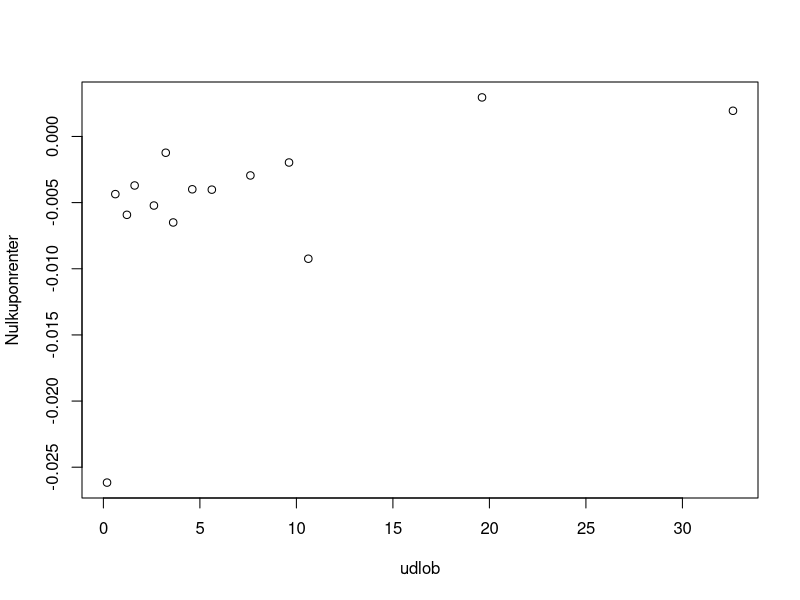

This chart was generated by the following R code:
## ---- chunk 1
library(lubridate)
pris <- c(100.696, 100.426, 101.342, 105.485, 102.04, 102.45, 106.925, 103.7, 134.55, 112.276, 106.150,
          106.811, 111.45, 187.4, 102.104)

kupon <- c(0.01, 0.0025, 0.005, 0.03, 0.0025, 0.0063, 0.015, 0.001, 0.07, 0.0175, 0.005, 0.005,
           0.001, 0.045, 0.0025)

udlob <- c("2020-06-11", "2020-11-15", "2021-06-22", "2021-11-15", "2022-11-15", "2023-06-27",
           "2023-11-15", "2023-11-15", "2024-11-10", "2025-11-15", "2027-11-15", "2029-11-15",
           "2030-11-15", "2039-11-15", "2052-11-15")

obl <- data.frame(udlob, kupon, pris)

colnames(obl) <- c("Udløbsdato", "Kuponrente", "Pris")

rownames(obl) <- c("Foroya Lan JUN20", "Danske stat 2020", "Foroya Lan JUN21", "3St.l. 21 DG",
                   "Danske stat 2022", "Foroya Lan JUN23", "1.5St.l. 23 GB", "DGBI 2023 GB",
                   "7St.l. 24 GB", "Danske stat 2025", "Danske stat 2027", "Danske stat 2029",
                   "DGBi", "4.5St.l 39 GB", "Danske stat 2052")

obl
## ---- chunk 2
termin1 <- c("2020-06-11")
termin2 <- c("2020-11-15")
termin3 <- c("2020-06-22", "2021-06-22")
termin4 <- c("2020-11-15", "2021-11-15")
termin5 <- c("2020-11-15", "2021-11-15", "2022-11-15")
termin6 <- c("2020-06-27", "2021-06-27", "2022-06-27", "2023-06-27")
termin7 <- c("2020-11-15","2021-11-15", "2022-11-15", "2023-11-15")
termin8 <- c("2020-11-15","2021-11-15", "2022-11-15", "2023-11-15")
termin9 <- c("2020-11-10", "2021-11-10", "2022-11-10", "2023-11-10", "2024-11-10")
termin10 <- c("2020-11-15", "2021-11-15", "2022-11-15", "2023-11-15", "2024-11-15","2025-11-15")
termin11 <- c("2020-11-15", "2021-11-15", "2022-11-15", "2023-11-15", "2024-11-15", "2025-11-15",
              "2026-11-15", "2027-11-15")
termin12 <- c("2020-11-15", "2021-11-15", "2022-11-15", "2023-11-15", "2024-11-15", "2025-11-15",
              "2026-11-15", "2027-11-15", "2028-11-15", "2029-11-15")
termin13 <- c("2020-11-15", "2021-11-15", "2022-11-15", "2023-11-15", "2024-11-15", "2025-11-15",
              "2026-11-15", "2027-11-15", "2028-11-15", "2029-11-15", "2030-11-15")
termin14 <- c("2020-11-15", "2021-11-15", "2022-11-15", "2023-11-15", "2024-11-15", "2025-11-15",
              "2026-11-15", "2027-11-15", "2028-11-15", "2029-11-15", "2030-11-15", "2031-11-15",                  "2032-11-15", "2033-11-15", "2034-11-15", "2035-11-15", "2036-11-15", "2037-11-15",
              "2038-11-15", "2039-11-15")
termin15 <- c("2020-11-15", "2021-11-15", "2022-11-15", "2023-11-15", "2024-11-15", "2025-11-15",
              "2026-11-15", "2027-11-15", "2028-11-15", "2029-11-15", "2030-11-15", "2031-11-15",
              "2032-11-15", "2033-11-15", "2034-11-15", "2035-11-15", "2036-11-15", "2037-11-15",                  "2038-11-15", "2039-11-15", "2040-11-15", "2041-11-15", "2042-11-15", "2043-11-15", 
              "2044-11-15", "2045-11-15", "2046-11-15", "2047-11-15", "2048-11-15", "2049-11-15",
              "2050-11-15","2051-11-15", "2052-11-15")
## ---- chunk 3
idag <- c("2020-04-03")

tid1 <- c(time_length(difftime(as.Date(termin1),as.Date(idag)), "years"))
tid2 <- c(time_length(difftime(as.Date(termin2[1]),as.Date(idag)), "years"))
tid3 <- c(time_length(difftime(as.Date(termin3[1]),as.Date(idag)), "years"),
          time_length(difftime(as.Date(termin3[2]),as.Date(idag)), "years"))
tid4 <- c(time_length(difftime(as.Date(termin4[1]),as.Date(idag)), "years"),
          time_length(difftime(as.Date(termin4[2]),as.Date(idag)), "years"))

tid5 <- c(1:length(termin5))
for(i in 1:length(termin5)){
  tid5[i] <- time_length(difftime(as.Date(termin5[i]),as.Date(idag)), "years")
}

tid6 <- c(1:length(termin6))
for(i in 1:length(termin6)){
  tid6[i] <- time_length(difftime(as.Date(termin6[i]),as.Date(idag)), "years")
}

tid7 <- c(1:length(termin7))
for(i in 1:length(termin7)){
  tid7[i] <- time_length(difftime(as.Date(termin7[i]),as.Date(idag)), "years")
}

tid8 <- c(1:length(termin8))
for(i in 1:length(termin8)){
  tid8[i] <- time_length(difftime(as.Date(termin8[i]),as.Date(idag)), "years")
}

tid9 <- c(1:length(termin9))
for(i in 1:length(termin9)){
  tid9[i] <- time_length(difftime(as.Date(termin9[i]),as.Date(idag)), "years")
}

tid10 <- c(1:length(termin10))
for(i in 1:length(termin10)){
  tid10[i] <- time_length(difftime(as.Date(termin10[i]),as.Date(idag)), "years")
}

tid11 <- c(1:length(termin11))
for(i in 1:length(termin11)){
  tid11[i] <- time_length(difftime(as.Date(termin11[i]),as.Date(idag)), "years")
}

tid12 <- c(1:length(termin12))
for(i in 1:length(termin12)){
  tid12[i] <- time_length(difftime(as.Date(termin12[i]),as.Date(idag)), "years")
}

tid13 <- c(1:length(termin13))
for(i in 1:length(termin13)){
  tid13[i] <- time_length(difftime(as.Date(termin13[i]),as.Date(idag)), "years")
}

tid14 <- c(1:length(termin14))
for(i in 1:length(termin14)){
  tid14[i] <- time_length(difftime(as.Date(termin14[i]),as.Date(idag)), "years")
}

tid15 <- c(1:length(termin15))
for(i in 1:length(termin15)){
  tid15[i] <- time_length(difftime(as.Date(termin15[i]),as.Date(idag)), "years")
}
## ---- chunk 4
ydelse1 <- c(1:length(tid1))
for(i in 1:(length(ydelse1)-1)){
  ydelse1[i] <- 100*obl[1,2]
  ydelse1[length(ydelse1)] <- 100*(1+obl[1,2])
}


ydelse2 <- c(1:length(tid2))
for(i in 1:(length(ydelse2)-1)){
  ydelse2[i] <- 100*obl[2,2]
  ydelse2[length(ydelse2)] <- 100*(1+obl[2,2])
}


ydelse3 <- c(1:length(tid3))
for(i in 1:(length(ydelse3)-1)){
  ydelse3[i] <- 100*obl[3,2]
  ydelse3[length(ydelse3)] <- 100*(1+obl[3,2])
}


ydelse4 <- c(1:length(tid4))
for(i in 1:(length(ydelse4)-1)){
  ydelse4[i] <- 100*obl[4,2]
  ydelse4[length(ydelse4)] <- 100*(1+obl[4,2])
}


ydelse5 <- c(1:length(tid5))
for(i in 1:(length(ydelse5)-1)){
  ydelse5[i] <- 100*obl[5,2]
  ydelse5[length(ydelse5)] <- 100*(1+obl[5,2])
}


ydelse6 <- c(1:length(tid6))
for(i in 1:(length(ydelse6)-1)){
  ydelse6[i] <- 100*obl[6,2]
  ydelse6[length(ydelse6)] <- 100*(1+obl[6,2])
}


ydelse7 <- c(1:length(tid7))
for(i in 1:(length(ydelse7)-1)){
  ydelse7[i] <- 100*obl[7,2]
  ydelse7[length(ydelse7)] <- 100*(1+obl[7,2])
}


ydelse8 <- c(1:length(tid8))
for(i in 1:(length(ydelse8)-1)){
  ydelse8[i] <- 100*obl[8,2]
  ydelse8[length(ydelse8)] <- 100*(1+obl[8,2])
} 


ydelse9 <- c(1:length(tid9))
for(i in 1:(length(ydelse9)-1)){
  ydelse9[i] <- 100*obl[9,2]
  ydelse9[length(ydelse9)] <- 100*(1+obl[9,2])
}


ydelse10 <- c(1:length(tid10))
for(i in 1:(length(ydelse10)-1)){
  ydelse10[i] <- 100*obl[10,2]
  ydelse10[length(ydelse10)] <- 100*(1+obl[10,2])
}


ydelse11 <- c(1:length(tid11))
for(i in 1:(length(ydelse11)-1)){
  ydelse11[i] <- 100*obl[11,2]
  ydelse11[length(ydelse11)] <- 100*(1+obl[11,2])
}


ydelse12 <- c(1:length(tid12))
for(i in 1:(length(ydelse12)-1)){
  ydelse12[i] <- 100*obl[12,2]
  ydelse12[length(ydelse12)] <- 100*(1+obl[12,2])
}


ydelse13 <- c(1:length(tid13))
for(i in 1:(length(ydelse13)-1)){
  ydelse13[i] <- 100*obl[13,2]
  ydelse13[length(ydelse13)] <- 100*(1+obl[13,2])
}


ydelse14 <- c(1:length(tid14))
for(i in 1:(length(ydelse14)-1)){
  ydelse14[i] <- 100*obl[14,2]
  ydelse14[length(ydelse14)] <- 100*(1+obl[14,2])
}


ydelse15 <- c(1:length(tid15))
for(i in 1:(length(ydelse15)-1)){
  ydelse15[i] <- 100*obl[15,2]
  ydelse15[length(ydelse15)] <- 100*(1+obl[15,2])
}

## ---- chunk 5
ved.rente <- c(1:length(obl[,1]))

ved.rente[1] <- 100*obl[1,2]*(1-tid1[1])
ved.rente[2] <- 100*obl[2,2]*(1-tid2[1])
ved.rente[3] <- 100*obl[3,2]*(1-tid3[1])
ved.rente[4] <- 100*obl[4,2]*(1-tid4[1])
ved.rente[5] <- 100*obl[5,2]*(1-tid5[1])
ved.rente[6] <- 100*obl[6,2]*(1-tid6[1])
ved.rente[7] <- 100*obl[7,2]*(1-tid7[1])
ved.rente[8] <- 100*obl[8,2]*(1-tid8[1])
ved.rente[9] <- 100*obl[9,2]*(1-tid9[1])
ved.rente[10] <- 100*obl[10,2]*(1-tid10[1])
ved.rente[11] <- 100*obl[11,2]*(1-tid11[1])
ved.rente[12] <- 100*obl[12,2]*(1-tid12[1])
ved.rente[13] <- 100*obl[13,2]*(1-tid13[1])
ved.rente[14] <- 100*obl[14,2]*(1-tid14[1])
ved.rente[15] <- 100*obl[15,2]*(1-tid15[1])


## ---- chunk 6
maturity <- c(1:length(obl[,1]))

maturity[1] <- tid1
maturity[2] <- tid2
maturity[3] <- tid3[length(tid3)]
maturity[4] <- tid4[length(tid4)]
maturity[5] <- tid5[length(tid5)]
maturity[6] <- tid6[length(tid6)]
maturity[7] <- tid7[length(tid7)]
maturity[8] <- tid8[length(tid8)]
maturity[9] <- tid9[length(tid9)]
maturity[10] <- tid10[length(tid10)]
maturity[11] <- tid11[length(tid11)]
maturity[12] <- tid12[length(tid12)]
maturity[13] <- tid13[length(tid13)]
maturity[14] <- tid14[length(tid14)]
maturity[15] <- tid15[length(tid15)]

maturity

#0.1889 år diskonteringsfaktor
d_0.1889 <- (pris[1]+ved.rente[1])/ydelse1
d_0.1889

#0.6187 år diskonteringsfaktor
d_0.6187 <- (pris[2]+ved.rente[2])/ydelse2
d_0.6187 

#1.2183 år diskonteringsfaktor, bruger 0.1149 diskonteringsfaktor fra forrige år
d_1.2183 <- (pris[3]+ved.rente[3])/ydelse3[2] -(ydelse3[1]/ydelse3[2])*d_0.1889
d_1.2183

#1.618 år diskonteringsfaktor, bruger 0.6187 diskonteringsfaktor fra forrige år
d_1.618 <- (pris[4]+ved.rente[4])/ydelse4[2] -(ydelse4[1]/ydelse4[2])*d_0.6187
d_1.618

#2.617 år diskonteringsfaktor, bruger 1.618, og 0.6187 diskonteringsfaktorer fra forrige år
d_2.617 <- (pris[5]+ved.rente[5])/ydelse5[3] - (ydelse5[2]/ydelse5[3])*(d_1.618 + d_0.6187)
d_2.617

#3.23 år diskonteringsfaktor, (antager d_2.23=d_1.2183) bruger 1.2183, og 0.1889 diskonteringsfaktorer fra forrige år
d_3.23 <- (pris[6]+ved.rente[6])/ydelse6[length(ydelse6)] - (ydelse6[2]/ydelse6[length(ydelse6)])*(2*d_1.2183 + d_0.1889)
d_3.23

#(jf. obligation 7) 3.616 år diskonteringsfaktor, bruger 2.617, 1.618, og 0.6187 diskonteringsfaktorer fra forrige år
d_3.616_1 <- (pris[7]+ved.rente[7])/ydelse7[length(ydelse7)] - (ydelse7[2]/ydelse7[length(ydelse7)])*(d_2.617+d_1.618+d_0.6187)
d_3.616_1

#(jf. obligation 8) 3.616 år diskonteringsfaktor, bruger 2.617, 1.618, og 0.6187 diskonteringsfaktorer fra forrige år
d_3.616_2 <- (pris[8]+ved.rente[8])/ydelse8[length(ydelse8)] - (ydelse8[2]/ydelse8[length(ydelse8)])*(d_2.617+d_1.618+d_0.6187)
d_3.616_2

#3.616 år diskonteringsfaktor er gennemsnittet af d_3.5427_1 og d_3.5427_2 diskonteringsfaktorer
d_3.616 <- (d_3.616_1+d_3.616_2)/2
d_3.616

#4.6 år diskonteringsfaktor, 
#bruger 3.616, 2.617, 1.618, og 0.6187 diskonteringsfaktorer fra forrige år
d_4.6 <- (pris[9]+ved.rente[9])/ydelse9[length(ydelse9)] - (ydelse9[2]/ydelse9[length(ydelse9)])*
  (d_3.616 + d_2.617+d_1.618+d_0.6187)
d_4.6

#5.618 år diskonteringsfaktor, 
#bruger 4.6, 3.616, 2.617, 1.618, og 0.6187 diskonteringsfaktorer fra forrige år
d_5.618 <- (pris[10]+ved.rente[10])/ydelse10[length(ydelse10)] - (ydelse10[2]/ydelse10[length(ydelse10)])*
  (d_4.6 + d_3.616 + d_2.617+d_1.618+d_0.6187)
d_5.618

#7.616 år diskonteringsfaktor, (antager at 6.616 = 5.618) 
#bruger 5.618,  4.6, 3.616, 2.617, 1.618, og 0.6187 diskonteringsfaktorer fra forrige år
d_7.616 <- (pris[11]+ved.rente[11])/ydelse11[length(ydelse11)] - (ydelse11[2]/ydelse11[length(ydelse11)])*
  (2*d_5.618 + d_4.6 + d_3.616 + d_2.617+d_1.618+d_0.6187)
d_7.616

#9.618 år diskonteringsfaktor, (antager at 8.618 = 7.616, 6.618 = 5.618) 
#bruger 7.616,  5.618,  4.6, 3.616, 2.617, 1.618, og 0.6187 diskonteringsfaktorer fra forrige år
d_9.618 <- (pris[12]+ved.rente[12])/ydelse12[length(ydelse12)] - (ydelse12[2]/ydelse12[length(ydelse12)])*
  (2*d_7.616 +2*d_5.618 + d_4.6 + d_3.616 + d_2.617+d_1.618+d_0.6187)
d_9.618

#10.617 år diskonteringsfaktor, (antager at 8.617 = 7.616, 6.617 = 5.618) bruger 9.618, 7.616,  5.618,  
#4.6, 3.616, 2.617, 1.618, og 0.6187 diskonteringsfaktorer fra forrige år
d_10.617 <- (pris[13]+ved.rente[13])/ydelse13[length(ydelse13)] - (ydelse13[2]/ydelse13[length(ydelse13)])*
  (d_9.618+2*d_7.616 +2*d_5.618 + d_4.6 + d_3.616 + d_2.617+d_1.618+d_0.6187)
d_10.617

#19.616 år diskonteringsfaktor, (antager at 
#18.616 = 17.616 = 16.616 = 15.616 = 14.616 = 13.616 = 12.616 = 11.616 = 10.617, 
#8.616 = 7.616, 6.616 = 5.618) 
#bruger 10.617, 9.618, 7.616,  5.618,  
#4.6, 3.616, 2.617, 1.618, og 0.6187 diskonteringsfaktorer fra forrige år
d_19.616 <- (pris[14]+ved.rente[14])/ydelse14[length(ydelse14)] - (ydelse14[2]/ydelse14[length(ydelse14)])*
  (9*d_10.617+d_9.618+2*d_7.616 +2*d_5.618 + d_4.6 + d_3.616 + d_2.617+d_1.618+d_0.6187)
d_19.616

#32.618 år diskonteringsfaktor, (antager at 
#31.618 =  30.618 =  29.618 = ... =  20.5448 =  19.616, 18.616 = 17.616 = 16.616 = 15.616 = 14.616 = 13.616 = 12.616 = 11.616 = 10.617, 
#8.616 = 7.616, 6.616 = 5.618)
#bruger 10.617, 9.618, 7.616,  5.618,  
#4.6, 3.616, 2.617, 1.618, og 0.6187 diskonteringsfaktorer fra forrige år
d_32.618 <- (pris[15]+ved.rente[15])/ydelse15[length(ydelse15)] - (ydelse15[2]/ydelse15[length(ydelse15)])*
  (13*d_19.616+9*d_10.617+d_9.618+2*d_7.616 +2*d_5.618 + d_4.6 + d_3.616 + d_2.617+d_1.618+d_0.6187)
d_32.618
## ---- chunk 7
d.renter <- c(1:(length(obl[,1])-1))

d.renter[1] <- d_0.1889
d.renter[2] <- d_0.6187
d.renter[3] <- d_1.2183
d.renter[4] <- d_1.618
d.renter[5] <- d_2.617
d.renter[6] <- d_3.23
d.renter[7] <- d_3.616
d.renter[8] <- d_4.6
d.renter[9] <- d_5.618
d.renter[10] <- d_7.616
d.renter[11] <- d_9.618
d.renter[12] <- d_10.617
d.renter[13] <- d_19.616
d.renter[14] <- d_32.618
d.renter

maturity1 <- maturity[-7]
maturity1

n.renter <- c(1:(length(obl[,1])-1))

for(i in 1:length(n.renter)){
  n.renter[i] <- (d.renter[i])^(-1/maturity1[i])-1
}

n.renter

data.renter <- data.frame(maturity1, d.renter, n.renter)
colnames(data.renter) <- c("udlob", "Diskonteringsfaktor", "Nulkuponrenter")
data.renter

## ---- chunk 8
plot(Nulkuponrenter~udlob, data = data.renter)





